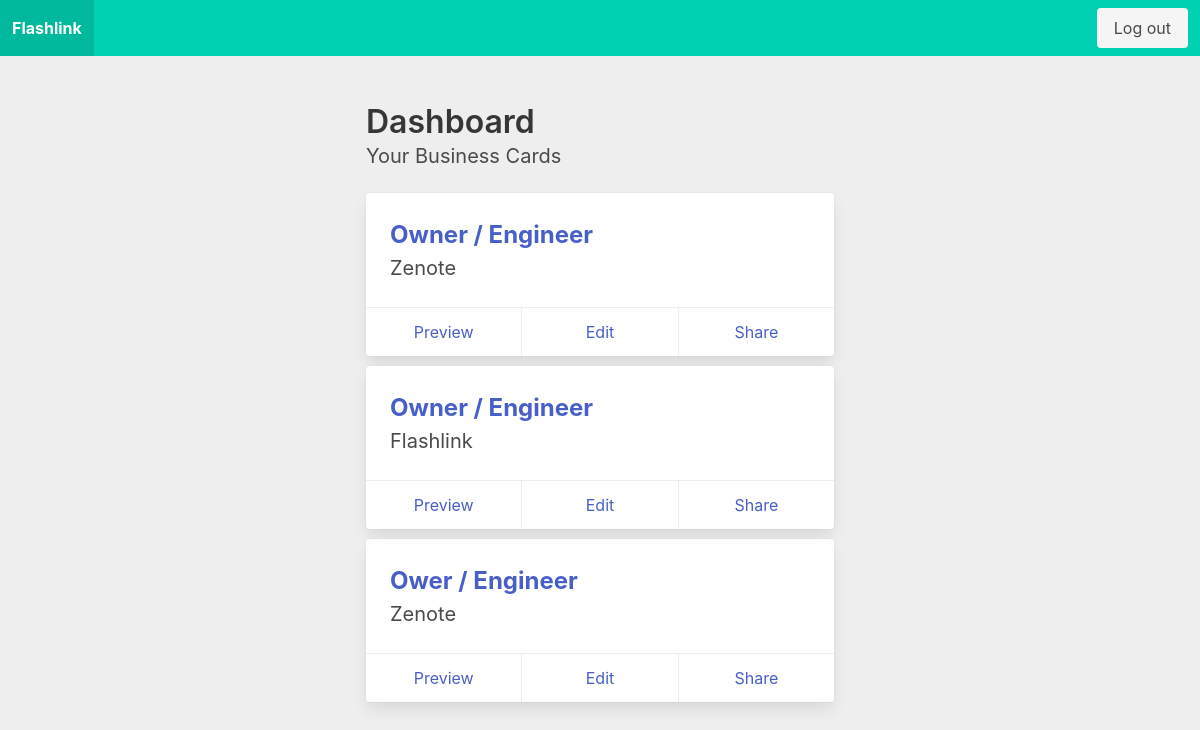
The page /dashboard/ (signed in) on the database as committed earlier.
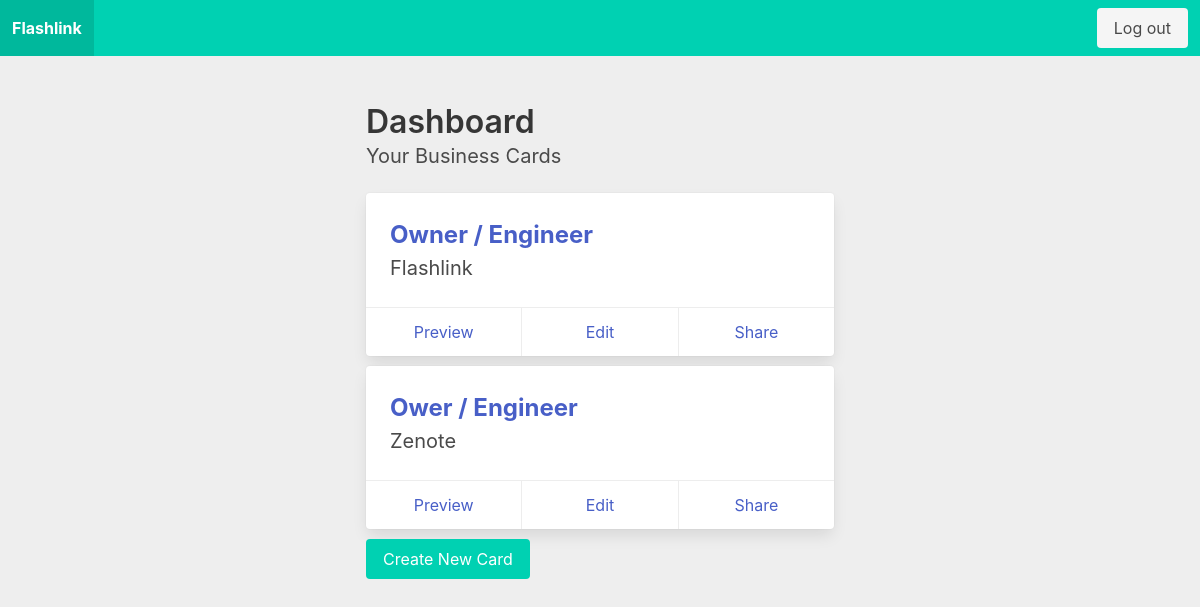
The same page on the database as committed later.
### dashboard/models.py (models this page shows, shortened)
class BusinessCard(models.Model):
    user = models.ForeignKey(settings.AUTH_USER_MODEL, on_delete=models.CASCADE)
    uuid = models.UUIDField(default=uuid.uuid4, editable=False, unique=True)
    first_name = models.CharField(max_length=100, null=True, blank=True)
    last_name = models.CharField(max_length=100, null=True, blank=True)
    title = models.CharField(max_length=100)
    company_name = models.CharField(max_length=100)
    location = models.CharField(max_length=100, null=True, blank=True)
    email = models.EmailField()
    phone_number = models.CharField(max_length=15, blank=True, null=True)
    website = models.URLField(blank=True, null=True)
    created_at = models.DateTimeField(auto_now_add=True)
    updated_at = models.DateTimeField(auto_now=True)

### dashboard/views.py (the view)
# urls.py: path('', dashboard_view, name='dashboard'),
@login_required
def dashboard_view(request):
    business_cards = BusinessCard.objects.filter(user=request.user)
    can_add_card = business_cards.count() < 3
    return render(request, 'dashboard/dashboard.html', {
        'business_cards': business_cards,
        'can_add_card': can_add_card
    })

### dashboard/templates/dashboard/dashboard.html (shortened to what this page needs)
{% extends "core/base.html" %}
{% block content %}
  <div class="columns is-centered">
    <div class="column is-half">
      <h2 class="title">Dashboard</h2>
      <h3 class="subtitle">Your Business Cards</h3>
      <ul>
        {% for card in business_cards %}
          <div class="card" style="margin-bottom: 10px;">
            <div class="card-content">
              <li>
                <a href="{% url 'business_card_detail' uuid=card.uuid %}">
                  <strong class="is-size-4">{{ card.title }}</strong>
                </a>
                <br />
                <span class="is-size-5">{{ card.company_name }}</span>
              </li>
            </div>
            <footer class="card-footer">
              <a href="{% url 'business_card_detail' uuid=card.uuid %}"
                 class="card-footer-item">Preview</a>
              <a href="{% url 'edit_business_card' uuid=card.uuid %}"
                 class="card-footer-item">Edit</a>
              <a href="{% url 'share_business_card' uuid=card.uuid %}"
                 class="card-footer-item">Share</a>
            </footer>
          </div>
        {% empty %}
          <li>No business cards found.</li>
        {% endfor %}
      </ul>
      {% if can_add_card %}
        <a href="{% url 'add_business_card' %}" class="button is-primary">Create New Card</a>
      {% endif %}
    </div>
  </div>
{% endblock content %}

Rows that differ between the two databases and show on the page:
removed BusinessCard: title "Owner / Engineer", company_name "Zenote"
Other text that changed with them:
text now shown: "Create New Card"
